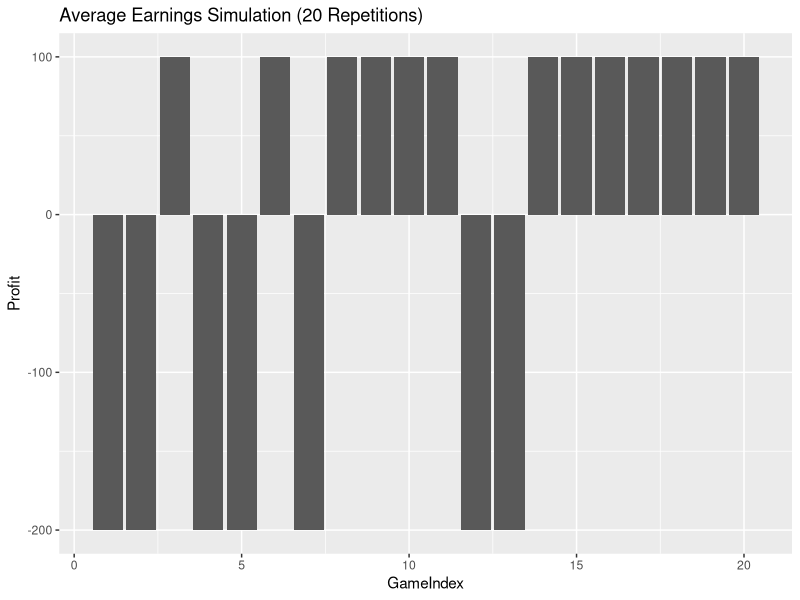
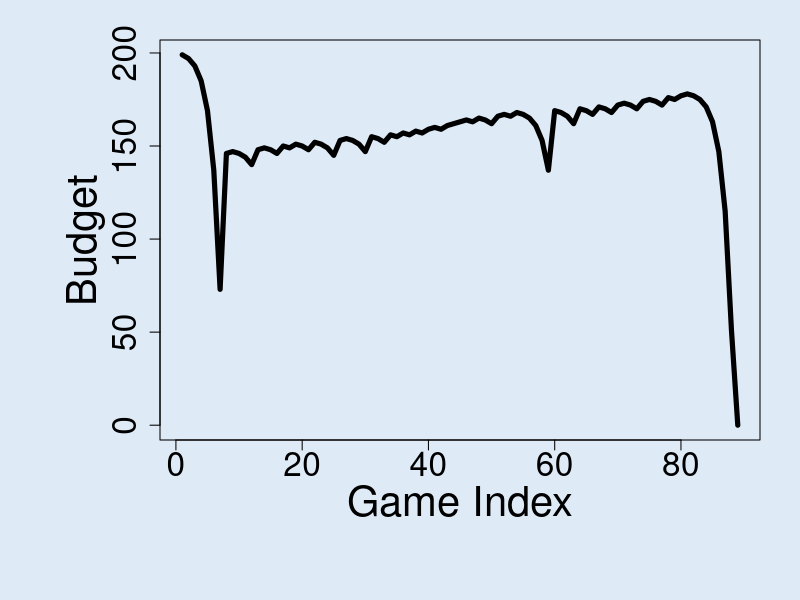

These figures' R source, in order: (Note: a time limit stopped this script after it produced the figures.)
## ---- chunk 1
#Simulates Single Spin 
single_spin <- function(){
  possible_outcomes <- c(rep("red",18), rep("black",18), rep("green",2))
  sample(possible_outcomes, 1)
}
## ---- chunk 2
#Simulates martingale wager
martingale_wager <- function(
  previous_wager
  , previous_outcome
  , max_wager
  , current_budget
){
  if(previous_outcome == "red") return(1)
  min(2*previous_wager, max_wager, current_budget)
}

## ---- chunk 3
#Simulates a single play/turn in a roulette game. 
one_play <- function(previous_ledger_entry, max_wager){
  # Create a copy of the input object that will become the output object
  out <- previous_ledger_entry
  out[1, "game_index"] <- previous_ledger_entry[1, "game_index"] + 1
  out[1, "starting_budget"] <- previous_ledger_entry[1, "ending_budget"]
  out[1, "wager"] <- martingale_wager(
    previous_wager = previous_ledger_entry[1, "wager"]
    , previous_outcome = previous_ledger_entry[1, "outcome"]
    , max_wager = max_wager
    , current_budget = out[1, "starting_budget"]
  )
  out[1, "outcome"] <- single_spin()
  out[1, "ending_budget"] <- out[1, "starting_budget"] + 
    ifelse(out[1, "outcome"] == "red", +1, -1)*out[1, "wager"]
  return(out)
}
## ---- chunk 4
#Stopping Condition 
stopping_rule <- function(
  ledger_entry
  , winning_threshold
){
  ending_budget <- ledger_entry[1, "ending_budget"]
  if(ending_budget <= 0) return(TRUE)
  if(ending_budget >= winning_threshold) return(TRUE)
  FALSE
}
## ---- chunk 5
#Simulation of the entire roulette game.
one_series <- function(
  max_games, starting_budget, winning_threshold, max_wager
){
  # Initialize ledger
  ledger <- data.frame(
      game_index = 0:max_games
    , starting_budget = NA_integer_
    , wager = NA_integer_
    , outcome = NA_character_
    , ending_budget = NA_integer_
  )
  ledger[1, "wager"] <- 1
  ledger[1, "outcome"] <- "red"
  ledger[1, "ending_budget"] <- starting_budget
  for(i in 2:nrow(ledger)){
    ledger[i,] <- one_play(ledger[i-1,], max_wager)
    if(stopping_rule(ledger[i,], winning_threshold)) break
  }
  # Return non-empty portion of ledger
  ledger[2:i, ]
}
## ---- chunk 6
#Profit function given the entire series of plays.. 
profit <- function(ledger){
  n <- nrow(ledger)
  profit <- ledger[n, "ending_budget"] - ledger[1, "starting_budget"]
  return(profit)
}
## ---- chunk 7
#All of the below function inputs are based on constraints described above
a <- one_series(1000,200,300,100)
a
profit(a)
## ---- chunk 8
library(magrittr)

svg(filename = "pattern.svg", width=16, height =8.25)
par(cex.axis=2.0, cex.lab = 2.5, mar = c(8,8,2,2), bg = rgb(222, 235, 247, max = 255))
#set.seed(1)
#Constraints chosen based on above stipulations.
ledger <- one_series(1000,200,300,100)
plot(ledger[,c(1,5)], type = "l", lwd = 5, xlab = "Game Index", ylab = "Budget")
dev.off()
## ---- chunk 9
PResult <- function(r, max_games, starting_budget, winning_threshold, max_wager)
{
rep <- c(replicate(r, profit(one_series(max_games, starting_budget, winning_threshold, max_wager))))
return (rep)
}
## ---- chunk 10
library(tidyverse)
library(ggplot2)
## ---- chunk 11
#.
set.seed(1)
a <- PResult(20, 1000, 200, 300, 100)
a1 <- as.data.frame(a)
a1 <- mutate(a1, GameIndex = 1:length(a))
colnames(a1) <- c("Profit", "GameIndex")
ggplot(data = a1, aes(x = GameIndex, y = Profit)) + geom_histogram(stat = "identity") + labs(title = "Average Earnings Simulation (20 Repetitions)")

a2 <- PResult(1000, 1000, 200, 300, 100)
a2 <- as.data.frame(a2)
a2 <- mutate(a2, GameIndex = 1:length(a2))
colnames(a2) <- c("Profit", "GameIndex")
mean(a2$Profit)
# get_last <- function(x) x[length(x)]
# 
# 
# # Simulation
# walk_out_money <- rep(NA, 50)
# for(j in seq_along(walk_out_money)){
#   walk_out_money[j] <- one_series(starting_budget = 200, winning_threshold = 300, max_games = 1000, max_wager = 100) %>%  get_last
# }
# 
# lapply(walk_out_money, function(x) x[length(x)] - 200)
# 
# # Walk out money distribution
# #hist(as.numeric(walk_out_money), breaks = 100)
# 
# d1 <- as.data.frame(lapply(walk_out_money, function(x) x[length(x)] - 200))
# index(d1, col = 1:length(d1))
# dim(d1)


## ---- chunk 12
set.seed(1)
b<- PResult(20, 1000, 200, 500, 100)
b1 <- as.data.frame(b)
b1 <- mutate(b1, GameIndex = 1:length(b))
colnames(b1) <- c("Profit", "GameIndex")
b2 <- b1 %>% group_by(Profit) %>% count() 
colnames(b2) <- c("Profit", "Frequency")
ggplot(data = b2, aes(x = Profit, y = Frequency)) + geom_col(stat = "identity") + labs(title = "Average Earnings Simulation(20 Repetitions)")
b2<- PResult(1000, 1000, 200, 500, 100)
b2 <- as.data.frame(b2)
b2 <- mutate(b2, GameIndex = 1:length(b2))
colnames(b2) <- c("Profit", "GameIndex")
mean(b2$Profit)

## ---- chunk 13
set.seed(1)
c <- PResult(20, 1000, 1000, 2000, 200)
c1 <- as.data.frame(c)
c1 <- mutate(c1, GameIndex = 1:length(c))
colnames(c1) <- c("Profit", "GameIndex")
ggplot(data = c1, aes(x = GameIndex, y = Profit)) + geom_histogram(stat = "identity") + labs(title = "Average Earnings Simulation(20 Repetitions)")
c2<- PResult(1000, 1000, 200, 500, 100)
c2 <- as.data.frame(c2)
c2 <- mutate(c2, GameIndex = 1:length(c2))
colnames(c2) <- c("Profit", "GameIndex")
mean(c2$Profit)
## ---- chunk 14
set.seed(2)
d <- PResult(20, 10000, 1000, 2000, 200)
d1 <- as.data.frame(d)
d1 <- mutate(d1, GameIndex = 1:length(d))
colnames(d1) <- c("Profit", "GameIndex")
ggplot(data = d1, aes(x = GameIndex, y = Profit)) + geom_histogram(stat = "identity") + labs(title = "Average Earnings Simulation(20 Repetitions)")
d2<- PResult(1000, 1000, 200, 500, 100)
d2 <- as.data.frame(d2)
d2 <- mutate(d2, GameIndex = 1:length(d2))
colnames(d2) <- c("Profit", "GameIndex")
mean(d2$Profit)
## ---- chunk 15
NumberofPlays <- function(ledger){
  n <- nrow(ledger)
  return(n)
}

AverageNumberofPlays <- function(r, max_games, starting_budget, winning_threshold, max_wager)
{
rep <- c(replicate(r, NumberofPlays(one_series(max_games, starting_budget, winning_threshold, max_wager))))
return(mean(rep))
}

## ---- chunk 16
AverageNumberofPlays(1000, 1000, 200, 300, 100)
